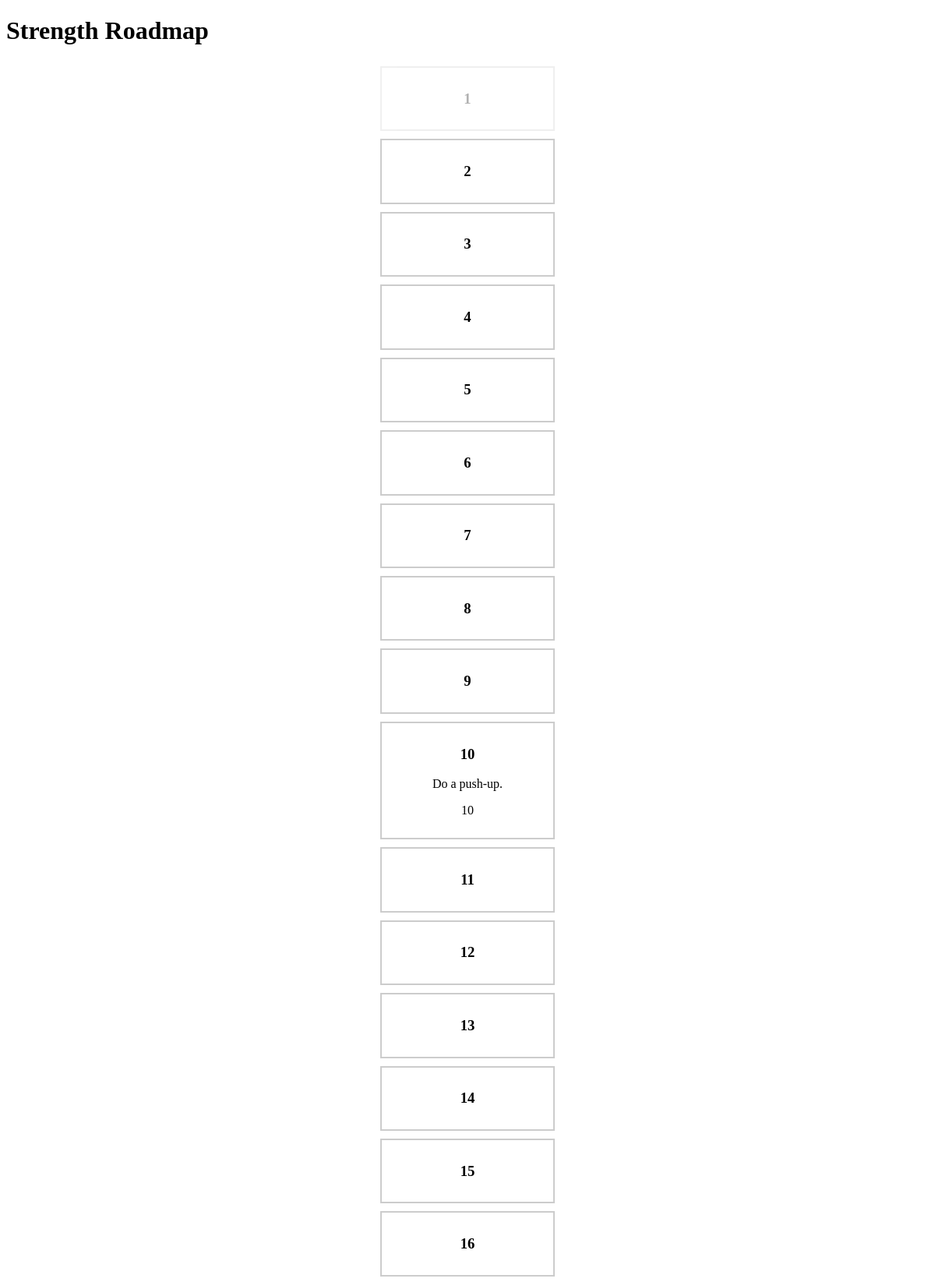
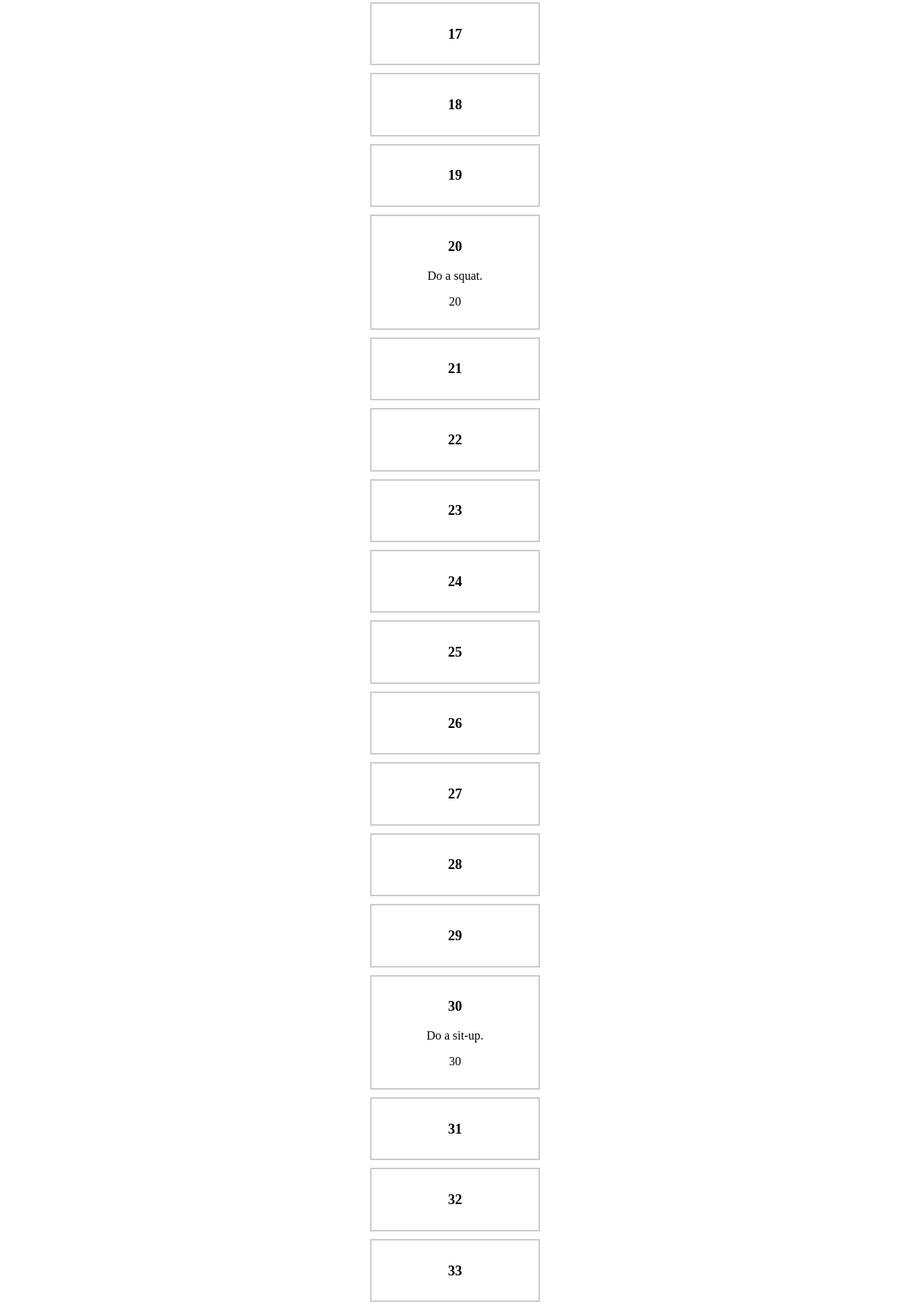
/show_roadmap/1 (upper part), run on the app's committed database (2 pictures, top to bottom).
### models/db_models.py (models this page shows)
class Skill(db.Model):
    id = db.Column(db.Integer, primary_key=True)
    name = db.Column(db.String(50), nullable=False)
    level = db.Column(db.Integer, nullable=False)
    experience = db.Column(db.Float, default=0)
    description = db.Column(db.String(500), nullable=True)
    challenges = db.relationship('Challenge', backref='skill', lazy=True)
    skill_image = db.Column(db.String(255), nullable=True)

class Challenge(db.Model):
    id = db.Column(db.Integer, primary_key=True)
    name = db.Column(db.String(50), nullable=False)
    description = db.Column(db.String(1000), nullable=False)
    requiredLevel = db.Column(db.Integer, nullable=False)
    skill_id = db.Column(db.Integer, db.ForeignKey("skill.id"), nullable=False)

### routes/user_routes.py (the view)
@user_bp.route('/show_roadmap/<int:skill_id>', methods=['GET'])
def show_roadmap(skill_id):
    skill = Skill.query.get(skill_id)
    if skill:
        challenges = skill.challenges
        user_level = skill.level
        if challenges:
            return render_template("user/user_roadmap.html", challenges=challenges, skill=skill, user_level=user_level)
        else:
            return "No roadmap found for this skill, you need to create a roadmap for said skill Yacine, do not panic.", 404
    else:
        return "No skill was found", 404

### templates/user/user_roadmap.html (shortened to what this page needs)
<!DOCTYPE html>
<html>
<head>
</head>
<body>
    <h1>{{ skill.name }} Roadmap</h1>
    <div class="roadmap">
        {% for level in range(1, 100) %}
        <div class="step {% if skill.level >= level %} passed {% endif %}">
            <h3>{{level}}</h3>
                {% for challenge in challenges %}
                    {% if level == challenge.requiredLevel %}
                        <p>{{ challenge.description }}</p>
                        <p>{{ challenge.requiredLevel}}</p>
                    {% endif %}
            {% endfor %}
        </div>
        {%endfor%}
    </div>
</body>
</html>

### templates/user/user_roadmap.html (style rules this page uses)
.roadmap { display: flex; flex-direction: column; align-items: center; }
.step { border: 2px solid #ccc; padding: 10px; margin: 5px; width: 200px; text-align: center; }
.passed { opacity: 0.3 }

### data on the page
Skill: name "Strength"
Challenge: description "Do a push-up.", requiredLevel "10"
Challenge: description "Do a squat.", requiredLevel "20"
Challenge: description "Do a sit-up.", requiredLevel "30"

### other printed values
{{ level }} "1" "2" "3" "4" "5" "6" "7" "8" "9" "10" "11" "12" "13" "14" "15" "16" "17" "18" "19" "20" "21" "22" "23" "24" "25" "26" "27" "28" "29" "30" "31" "32" "33"
